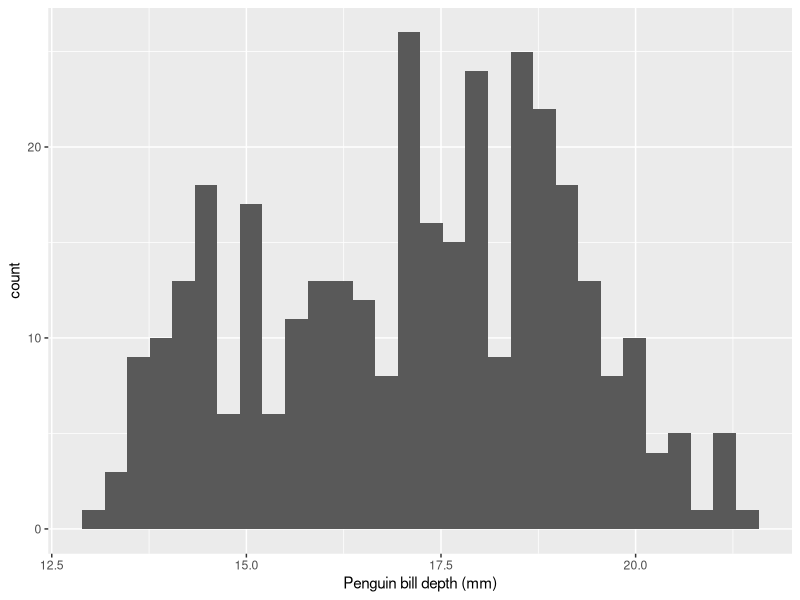

The R script that drew this image:
# Load libraries ---------
library(ggplot2)
library(palmerpenguins)

# Make histogram of penguin bill depth --------
ggplot(penguins) +
  aes(x = bill_depth_mm) +
  geom_histogram() +
  labs(x = "Penguin bill depth (mm)")
